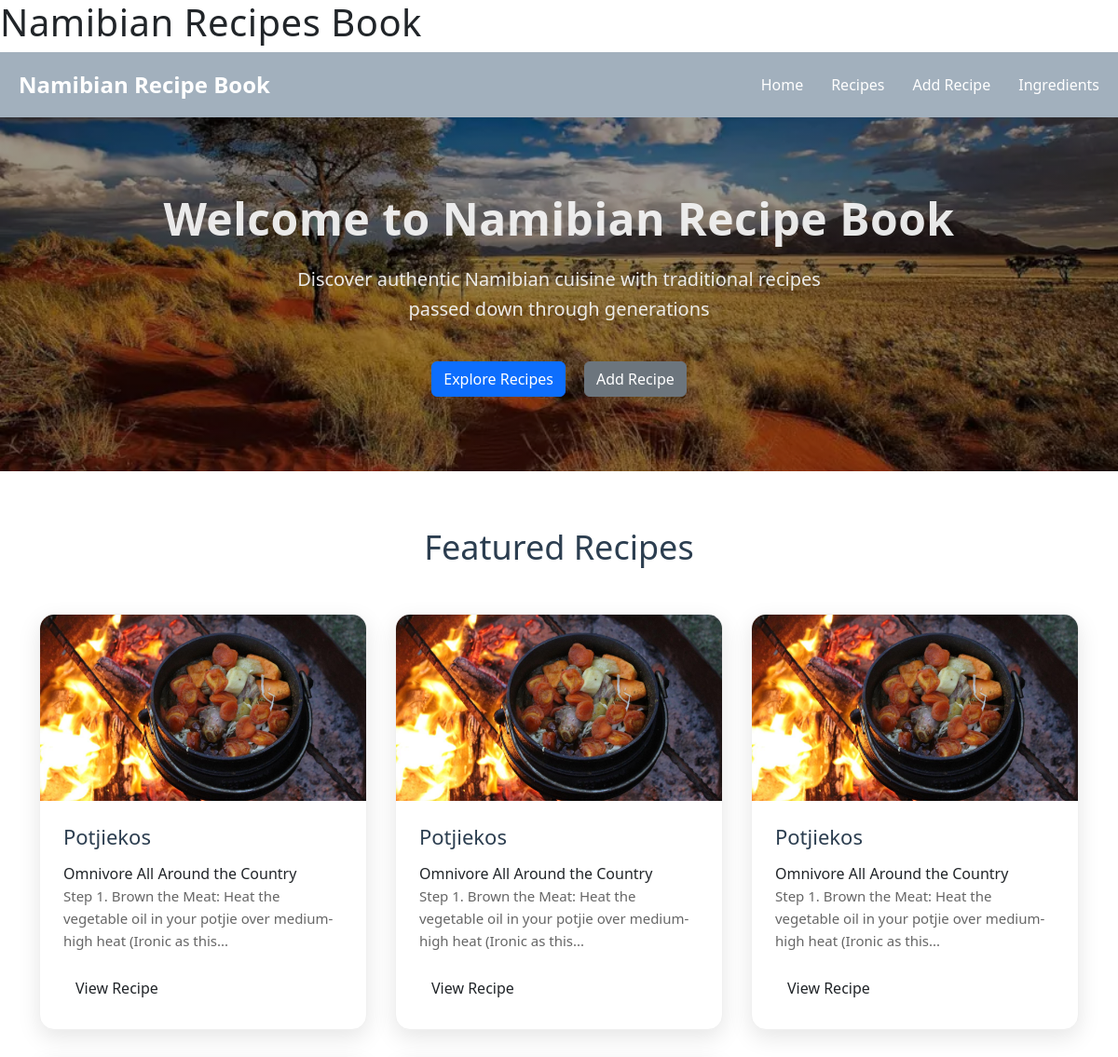
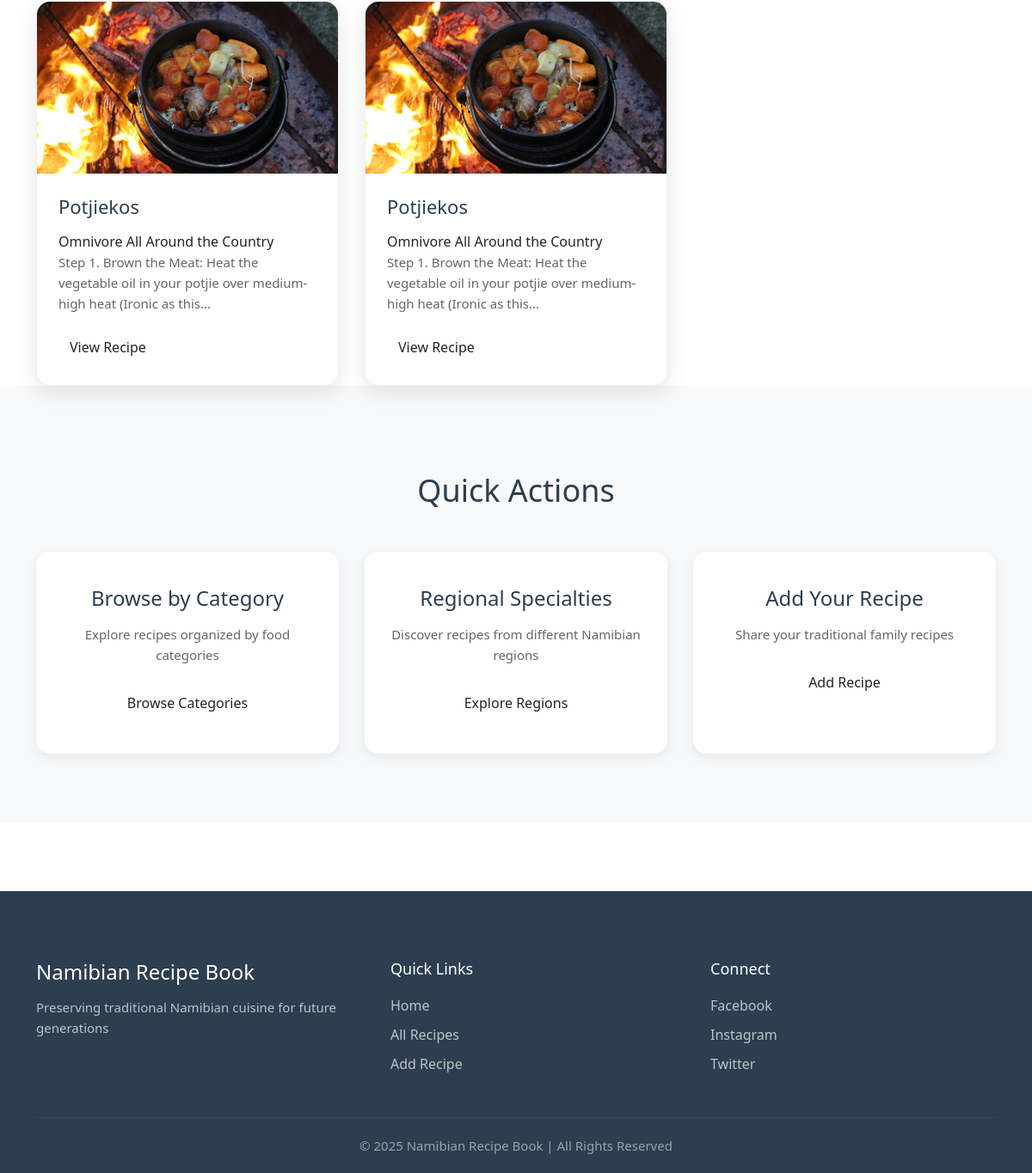
The page / on the database its author committed (2 pictures, top to bottom).
### tables this page shows
CREATE TABLE IF NOT EXISTS `recipes` (
  `RecipeID` int NOT NULL AUTO_INCREMENT,
  `Name` varchar(255) DEFAULT NULL,
  `Instructions` text,
  `Category` varchar(50) DEFAULT NULL,
  `Region` varchar(50) DEFAULT NULL,
  `CreatedAt` timestamp NULL DEFAULT CURRENT_TIMESTAMP,
  `ImagePath` varchar(255) DEFAULT NULL,
  PRIMARY KEY (`RecipeID`)
);

### controllers/RecipeController.php (called while the page is built, shortened)
<?php
require_once __DIR__ . '/../models/Recipe.php';
class RecipeController
{
    private $model;
    public function __construct($pdo)
    {
        $this->model = new Recipe($pdo);
    }
    public function home()
    {
        $featuredRecipes = $this->model->getFeatured(6);
        include __DIR__ . '/../pages/home.php';
    }
}

### models/Recipe.php (called while the page is built, shortened)
<?php
class Recipe
{
    private $pdo;
    public function __construct($pdo)
    {
        $this->pdo = $pdo;
    }
    public function getFeatured($limit = 6)
    {
        $limit = (int)$limit;
        $stmt = $this->pdo->query("SELECT * FROM recipes ORDER BY CreatedAt DESC LIMIT $limit");
        return $stmt->fetchAll(PDO::FETCH_ASSOC);
    }
}

### pages/home.php (the view, shortened to what this page needs)
<!DOCTYPE html>
<html>
  <head>
    <link rel="stylesheet" href="home.css" />
  </head>
  <body>
<?php
include_once __DIR__ . '/../shared/nav.php';
?>
<link rel="stylesheet" href="assets/css/home.css">
<link href="https://cdn.jsdelivr.net/npm/bootstrap@5.3.3/dist/css/bootstrap.min.css" rel="stylesheet">
<section class="hero">
    <div class="hero-content">
        <h1>Welcome to Namibian Recipe Book</h1>
        <p>Discover authentic Namibian cuisine with traditional recipes passed down through generations</p>
        <div class="hero-actions">
            <a href="?page=all-recipes" class="btn btn-primary">Explore Recipes</a>
            <a href="?page=add-recipe" class="btn btn-secondary">Add Recipe</a>
        </div>
    </div>
</section>
<section class="featured-recipes">
    <div class="container">
        <h2>Featured Recipes</h2>
        <div class="recipe-grid">
            <?php if (!empty($featuredRecipes)): ?>
                <?php foreach ($featuredRecipes as $recipe): ?>
                    <div class="recipe-card">
                        <?php if (!empty($recipe['ImagePath'])): ?>
                            <div class="recipe-image">
                                <img src="<?= htmlspecialchars($recipe['ImagePath']) ?>" alt="<?= htmlspecialchars($recipe['Name']) ?>">
                            </div>
                        <?php endif; ?>
                        <div class="recipe-content">
                            <h3><?= htmlspecialchars($recipe['Name']) ?></h3>
                            <div class="recipe-meta">
                                <span class="category"><?= htmlspecialchars($recipe['Category']) ?></span>
                                <span class="region"><?= htmlspecialchars($recipe['Region']) ?></span>
                            </div>
                            <p class="recipe-description"><?= htmlspecialchars(substr($recipe['Instructions'], 0, 100)) ?>...</p>
                            <a href="?page=single-recipe&id=<?= $recipe['RecipeID'] ?>" class="btn btn-small">View Recipe</a>
                        </div>
                    </div>
                <?php endforeach; ?>
            <?php else: ?>
                <p class="no-recipes">No recipes available yet. <a href="?page=add-recipe">Add the first recipe!</a></p>
            <?php endif; ?>
        </div>
    </div>
</section>
<section class="quick-actions">
    <div class="container">
        <h2>Quick Actions</h2>
        <div class="action-grid flex-column">
            <div class="action-card">
                <h3>Browse by Category</h3>
                <p>Explore recipes organized by food categories</p>
                <a href="?page=all-recipes" class="btn">Browse Categories</a>
            </div>
            <div class="action-card">
                <h3>Regional Specialties</h3>
                <p>Discover recipes from different Namibian regions</p>
                <a href="?page=all-recipes" class="btn ">Explore Regions</a>
            </div>
            <div class="action-card">
                <h3>Add Your Recipe</h3>
                <p>Share your traditional family recipes</p>
                <button href="?page=add-recipe" class="btn">Add Recipe</button>
            </div>
        </div>
    </div>
</section>

### index.php (shortened to what this page needs)
<!DOCTYPE html>
<html>
<head>
</head>
<body>
    <h1>Namibian Recipes Book</h1>
<?php
require_once __DIR__ . '/config.php';
require_once __DIR__ . '/controllers/RecipeController.php';
$recipeController = new RecipeController($pdo);
$page = $_GET['page'] ?? 'home';
include __DIR__ . '/shared/header.php';
switch ($page) {
    case 'home':
        $recipeController->home();
        break;
}
include __DIR__ . '/shared/footer.php';
?>
</body>
</html>

### shared/header.php (shortened to what this page needs)
<!DOCTYPE html>
<html lang="en">
<head>
    <link href="https://cdn.jsdelivr.net/npm/bootstrap@5.3.3/dist/css/bootstrap.min.css" rel="stylesheet">
    <link rel="stylesheet" href="assets/css/main.css">
</head>
<body>

### shared/nav.php
<nav class="main-nav">
    <div class="nav-container">
        <div class="nav-brand">
            <a href="?page=home">Namibian Recipe Book</a>
        </div>
        <div class="nav-links">
            <a href="?page=home" class="nav-link">Home</a>
            <a href="?page=all-recipes" class="nav-link">Recipes</a>
            <a href="?page=add-recipe" class="nav-link">Add Recipe</a>
            <a href="?page=add-ingredient" class="nav-link">Ingredients</a>
        </div>
    </div>
</nav>

### shared/footer.php (shortened to what this page needs)
<footer class="main-footer">
    <div class="container">
        <div class="footer-content">
            <div class="footer-brand">
                <h3>Namibian Recipe Book</h3>
                <p>Preserving traditional Namibian cuisine for future generations</p>
            </div>
            <div class="footer-links">
                <div class="footer-section">
                    <h4>Quick Links</h4>
                    <a href="?page=home">Home</a>
                    <a href="?page=all-recipes">All Recipes</a>
                    <a href="?page=add-recipe">Add Recipe</a>
                </div>
                <div class="footer-section">
                    <h4>Connect</h4>
                    <a href="#">Facebook</a>
                    <a href="#">Instagram</a>
                    <a href="#">Twitter</a>
                </div>
            </div>
        </div>
        <div class="footer-bottom">
            <p>© <?= date("Y") ?> Namibian Recipe Book | All Rights Reserved</p>
        </div>
    </div>
</footer>
</html>

### assets/css/main.css (style rules this page uses)
:root { --default: #f2f2f2f2; --text-color: #2c3e50; --border-color: #635120; --button-hover: #c0392b; --bg-color: #d6a355; --secondary-bg: #f8f9fa;; --accent-color: #3498db; }
body { font-family: "Poppins", sans-serif; background-color: var(--default); color: var(--text-color); margin: 0; padding: 0; line-height: 1.6; }
.container { max-width: 1200px; margin-top: 20px; }
h1 { font-size: 28px; color: var(--text-color); margin-bottom: 25px; letter-spacing: 0.5px; }
p { font-size: 15px; line-height: 1.6; color: var(--text-color); margin-top: 10px; }
button, .btn { display: inline-block; padding: 10px 20px; font-size: 15px; font-weight: 600; border-radius: 8px; border: 2px solid transparent; cursor: pointer; text-align: center; text-decoration: none; transition: all 0.3s ease; }
.btn { background-color: #fff; color: var(--text-color); border-color: var(--text-color); }
.btn-primary { background-color: var(--button-color); color: #fff; border-color: var(--button-color); }
.btn-secondary { background-color: transparent; color: var(--button-color); border-color: var(--button-color); }
.btn-small { padding: 6px 14px; font-size: 14px; }
.main-nav { background-color: #a2b0bd; padding: 0; color: #ffffff; }
.nav-container { max-width: 1200px; margin: 0 auto; padding: 0 20px; display: flex; justify-content: space-between; align-items: center; height: 70px; }
.nav-brand a { font-size: 24px; font-weight: 700; color: var(--button-color); text-decoration: none; }
.nav-links { display: flex; gap: 30px; }
.nav-link { color: var(--text-color); text-decoration: none; font-weight: 500; transition: color 0.3s ease; }
.main-footer { background: #2c3e50; color: #ffffff; padding: 60px 0 20px; margin-top: 80px; }
.footer-content { display: grid; grid-template-columns: 1fr 2fr; gap: 60px; margin-bottom: 40px; }
.footer-brand h3 { font-size: 24px; margin-bottom: 15px; color: #ffffff; }
.footer-brand p { color: #bdc3c7; line-height: 1.6; }
.footer-links { display: grid; grid-template-columns: repeat(auto-fit, minmax(150px, 1fr)); gap: 40px; }
.footer-section h4 { font-size: 18px; margin-bottom: 20px; color: #ffffff; }
.footer-section a { display: block; color: #bdc3c7; text-decoration: none; margin-bottom: 10px; transition: color 0.3s ease; }
.footer-bottom { border-top: 1px solid #34495e; padding-top: 20px; text-align: center; }
.footer-bottom p { color: #95a5a6; margin: 0; }

### assets/css/home.css (style rules this page uses)
.hero { background: linear-gradient(rgba(0, 0, 0, 0.4), rgba(0, 0, 0, 0.4)),url(../images/Landscape.png); background-size: cover; background-position: center; background-repeat: repeat; padding: 80px 0; text-align: center; margin-bottom: 60px; color: var(--default); }
.hero-content h1 { font-size: 48px; font-weight: 700; margin-bottom: 20px; color: var(--default); }
.hero-content p { font-size: 20px; margin-bottom: 40px; color: var(--default); max-width: 600px; margin-left: auto; margin-right: auto; }
.hero-actions { display: flex; gap: 20px; justify-content: center; flex-wrap: wrap; }
.featured-recipes h2 { text-align: center; font-size: 36px; margin-bottom: 50px; color: var(--text-color); }
.recipe-grid { display: grid; grid-template-columns: repeat(auto-fit, minmax(300px, 1fr)); gap: 30px; margin-top: 40px; }
.recipe-card { background: #ffffff; border-radius: 16px; box-shadow: 0 8px 25px rgba(0, 0, 0, 0.1); overflow: hidden; transition: all 0.3s ease; border: 1px solid #f0f0f0; }
.recipe-image { height: 200px; overflow: hidden; }
.recipe-image img { width: 100%; height: 100%; object-fit: cover; transition: transform 0.3s ease; }
.recipe-content { padding: 25px; }
.recipe-content h3 { font-size: 22px; margin-bottom: 15px; color: var(--text-color); }
.recipe-description { color: #666; margin-bottom: 20px; line-height: 1.6; }
.quick-actions { background: #f8f9fa; padding: 80px 0; }
.quick-actions h2 { text-align: center; font-size: 36px; margin-bottom: 50px; color: var(--text-color); }
.action-grid { display: grid; grid-template-columns: repeat(auto-fit, minmax(300px, 1fr)); gap: 30px; }
.action-card { background: #ffffff; padding: 40px 30px; border-radius: 16px; text-align: center; box-shadow: 0 5px 15px rgba(0, 0, 0, 0.08); transition: transform 0.3s ease; }
.action-card h3 { font-size: 24px; margin-bottom: 15px; color: var(--text-color); }
.action-card p { color: #666; margin-bottom: 25px; line-height: 1.6; }

### rows shown on the page
recipes: ImagePath (picture), Name "Potjiekos", Category "Omnivore", Region "All Around the Country", Instructions "Step 1. Brown the Meat: Heat the vegetable oil in your potjie over medium-high heat (Ironic as this"
recipes: ImagePath (picture), Name "Potjiekos", Category "Omnivore", Region "All Around the Country", Instructions "Step 1. Brown the Meat: Heat the vegetable oil in your potjie over medium-high heat (Ironic as this"
recipes: ImagePath (picture), Name "Potjiekos", Category "Omnivore", Region "All Around the Country", Instructions "Step 1. Brown the Meat: Heat the vegetable oil in your potjie over medium-high heat (Ironic as this"
recipes: ImagePath (picture), Name "Potjiekos", Category "Omnivore", Region "All Around the Country", Instructions "Step 1. Brown the Meat: Heat the vegetable oil in your potjie over medium-high heat (Ironic as this"
recipes: ImagePath (picture), Name "Potjiekos", Category "Omnivore", Region "All Around the Country", Instructions "Step 1. Brown the Meat: Heat the vegetable oil in your potjie over medium-high heat (Ironic as this"
